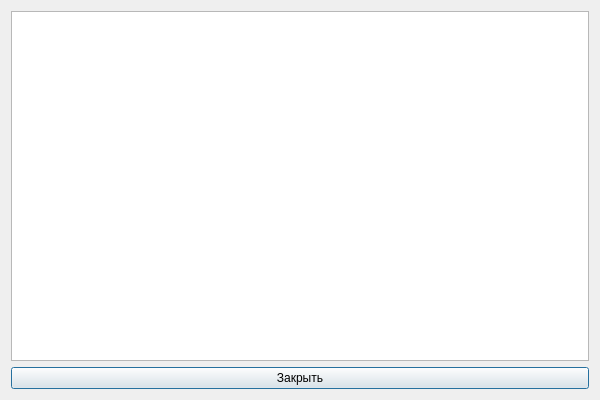
<?xml version="1.0" encoding="UTF-8"?>
<ui version="4.0">
 <class>BroadcastsDialog</class>
 <widget class="QDialog" name="BroadcastsDialog">
  <property name="geometry">
   <rect>
    <x>0</x>
    <y>0</y>
    <width>600</width>
    <height>400</height>
   </rect>
  </property>
  <property name="windowTitle">
   <string>Передачи канала</string>
  </property>
  <layout class="QVBoxLayout" name="verticalLayout">
   <item>
    <widget class="QTableWidget" name="tableBroadcasts"/>
   </item>
   <item>
    <widget class="QPushButton" name="btnClose">
     <property name="text">
      <string>Закрыть</string>
     </property>
    </widget>
   </item>
  </layout>
 </widget>
 <resources/>
 <connections/>
</ui>
